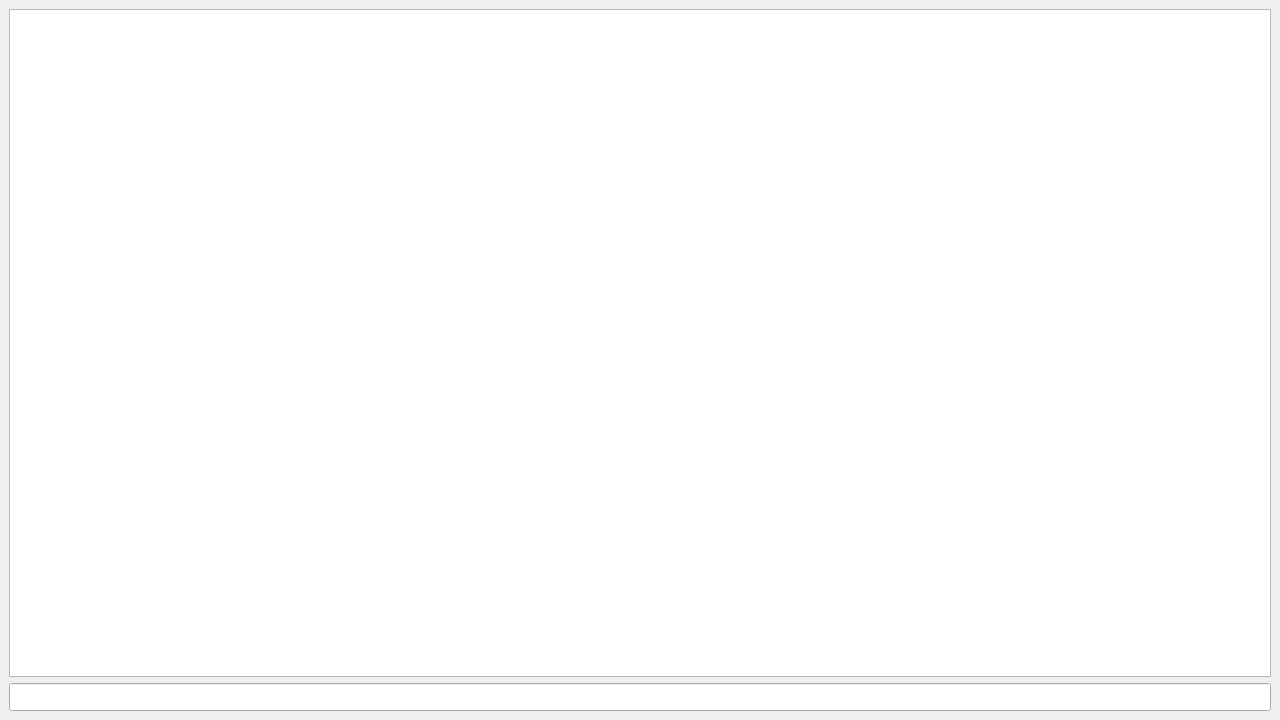
<?xml version="1.0" encoding="UTF-8"?>
<ui version="4.0">
 <class>MainWindow</class>
 <widget class="QMainWindow" name="MainWindow">
  <property name="geometry">
   <rect>
    <x>0</x>
    <y>0</y>
    <width>1280</width>
    <height>720</height>
   </rect>
  </property>
  <property name="windowTitle">
   <string>Terminalio</string>
  </property>
  <property name="windowIcon">
   <iconset>
    <normaloff>../../../../../../usr/share/icons/gnome/32x32/apps/terminal.png</normaloff>../../../../../../usr/share/icons/gnome/32x32/apps/terminal.png</iconset>
  </property>
  <widget class="QWidget" name="centralwidget">
   <layout class="QGridLayout" name="gridLayout">
    <item row="0" column="0">
     <widget class="QTextBrowser" name="textBrowser">
      <property name="font">
       <font>
        <family>Arial</family>
        <pointsize>13</pointsize>
       </font>
      </property>
     </widget>
    </item>
    <item row="1" column="0">
     <widget class="QLineEdit" name="lineEdit">
      <property name="font">
       <font>
        <family>Arial</family>
        <pointsize>13</pointsize>
       </font>
      </property>
     </widget>
    </item>
   </layout>
  </widget>
  <widget class="QMenuBar" name="menubar">
   <property name="geometry">
    <rect>
     <x>0</x>
     <y>0</y>
     <width>651</width>
     <height>22</height>
    </rect>
   </property>
  </widget>
 </widget>
 <resources/>
 <connections/>
</ui>
